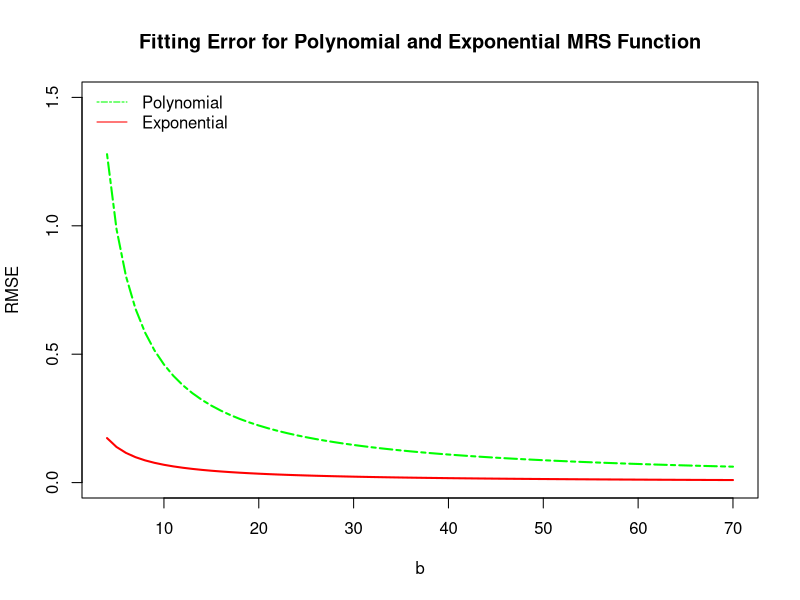

Write the R code that produced this figure.
# compare Polynomial and Exponential utility function.

ces <- function (x, y, b) {
  (x^(1-b) + y^(1-b))^(1/(1-b))
}

ces.contour <- function(x, b, u) {
  y <- (u^(1-b) - x^(1-b))^(1/(1-b))
}

exp.utility <- function(x,y,b) {
  -1/b * log(exp(-b*x) + exp(-b*y))
}

exp.contour <- function (x,b,u) {
  y <- -log(exp(-u*b) - exp(-b*x))/b
}

x <- 100
y <- 1:10

b.vals <- seq(4,70)
errs <- 1:length(b.vals)
exp.errs <- errs

for (i in 1:length(b.vals)) {
  b <- b.vals[i]
  poly.u <- ces(x,y, b)
  poly.u.min <- ces(y,y, b)
  errs[i] <- sqrt(mean((poly.u - poly.u.min)^2))
  exp.u <- exp.utility(x,y,b)
  exp.u.min <- exp.utility(y,y,b)
  exp.errs[i] <- sqrt(mean((exp.u - exp.u.min)^2))
}
pdf("/Users/zhaqi/git/sigir16/writing/fig/pdf/poly_exp_error.pdf")
plot(b.vals, errs, lty=6, type="l", lwd = 2, col = "green", ylim = c(0,1.5), xlab="", ylab="")
lines(b.vals, exp.errs, lty = 1, lwd = 2, col = "red",  ylim = c(0,1.5))
title(main="Fitting Error for Polynomial and Exponential MRS Function", xlab="b", ylab="RMSE")
legend("topleft", bty='n', legend = c("Polynomial", "Exponential"), col = c("green", "red"), lty = c(6,1))
dev.off()
